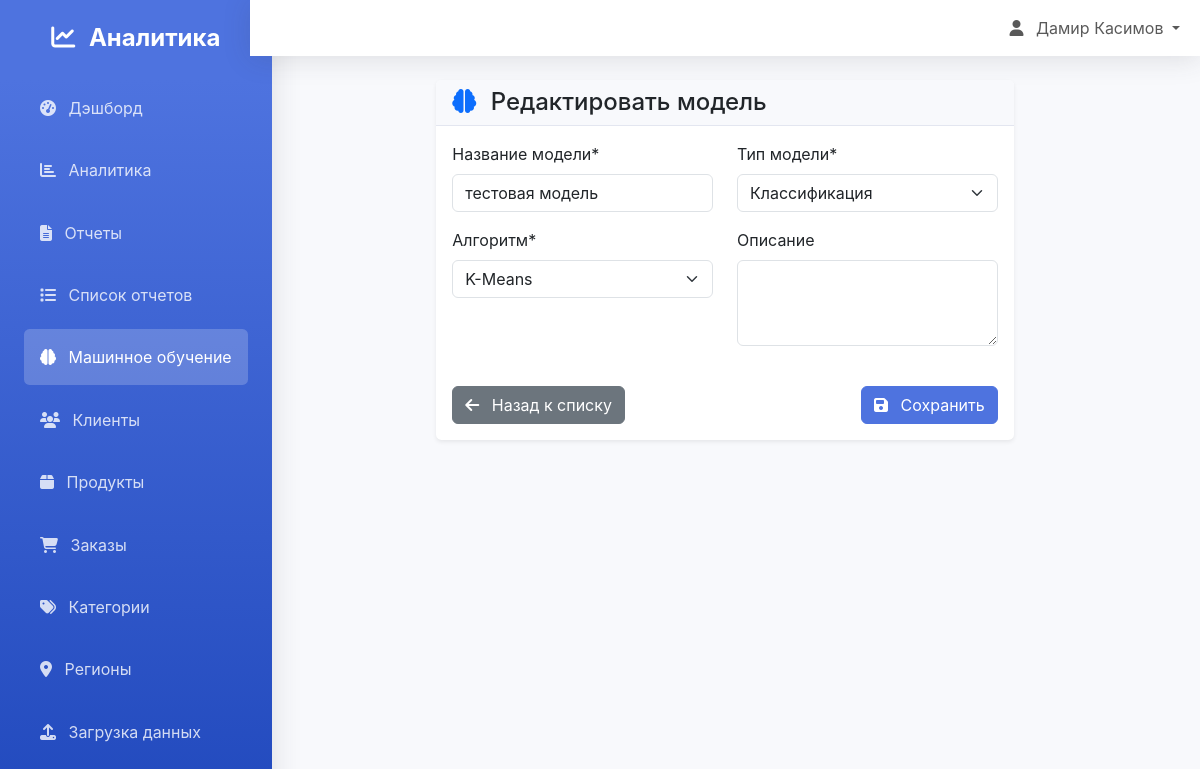
Page /ml/models/6/update/ (signed in) on the committed database.
### analytics/models.py (models this page shows, shortened)
class MLModel(models.Model):
    MODEL_TYPES = [
        ('classification', 'Классификация'),
        ('regression', 'Регрессия'),
        ('clustering', 'Кластеризация'),
        ('forecasting', 'Прогнозирование'),
    ]
    ALGORITHM_CHOICES = [
        ('random_forest', 'Random Forest'),
        ('linear_regression', 'Linear Regression'),
        ('logistic_regression', 'Logistic Regression'),
        ('kmeans', 'K-Means'),
        ('svm', 'Support Vector Machine'),
        ('neural_network', 'Neural Network'),
    ]
    name = models.CharField(max_length=200, verbose_name="Название модели")
    model_type = models.CharField(max_length=20, choices=MODEL_TYPES, verbose_name="Тип модели")
    description = models.TextField(blank=True, verbose_name="Описание")
    algorithm = models.CharField(max_length=100, choices=ALGORITHM_CHOICES, verbose_name="Алгоритм")
    accuracy = models.FloatField(null=True, blank=True, verbose_name="Точность")
    model_file = models.FileField(upload_to='ml_models/', blank=True, null=True, verbose_name="Файл модели")
    created_by = models.ForeignKey(User, on_delete=models.CASCADE, verbose_name="Создатель")
    created_at = models.DateTimeField(auto_now_add=True, verbose_name="Дата создания")
    last_trained = models.DateTimeField(null=True, blank=True, verbose_name="Последнее обучение")
    is_active = models.BooleanField(default=True, verbose_name="Активна")
    class Meta:
        verbose_name = "Модель ML"
        verbose_name_plural = "Модели ML"
        ordering = ['-created_at']

### ml_models/views.py (the view)
# urls.py: path('models/<int:pk>/update/', views.model_update, name='model_update'),
@login_required
def model_update(request, pk):
    from analytics.forms import MLModelForm
    try:
        model = MLModel.objects.get(id=pk, created_by=request.user)
        if request.method == 'POST':
            form = MLModelForm(request.POST, instance=model)
            if form.is_valid():
                form.save()
                messages.success(request, 'Модель успешно обновлена!')
                return redirect('ml_models:model_list')
        else:
            form = MLModelForm(instance=model)
        context = {'form': form, 'model': model}
        return render(request, 'ml_models/model_form.html', context)
    except MLModel.DoesNotExist:
        messages.error(request, 'Модель не найдена')
        return redirect('ml_models:model_list')

### analytics/forms.py
class MLModelForm(forms.ModelForm):
    algorithm = forms.ChoiceField(
        choices=[
            ('random_forest', 'Random Forest'),
            ('linear_regression', 'Linear Regression'),
            ('logistic_regression', 'Logistic Regression'),
            ('kmeans', 'K-Means'),
            ('svm', 'Support Vector Machine'),
            ('neural_network', 'Neural Network'),
        ],
        label="Алгоритм"
    )
    class Meta:
        model = MLModel
        fields = ['name', 'model_type', 'algorithm', 'description']
        widgets = {
            'description': forms.Textarea(attrs={'rows': 3}),
        }

### templates/ml_models/model_form.html (shortened to what this page needs)
{% extends 'base.html' %}
{% load static %}
{% load crispy_forms_tags %}
{% block content %}
<div class="container-fluid">
    <div class="row justify-content-center">
        <div class="col-lg-8">
            <div class="card shadow-sm">
                <div class="card-header">
                    <h4 class="mb-0">
                        <i class="fas fa-brain text-primary me-2"></i>
                        {% if form.instance.pk %}
                            Редактировать модель
                        {% else %}
                            Создать новую модель
                        {% endif %}
                    </h4>
                </div>
                <div class="card-body">
                    <form method="post" novalidate>
                        <div class="row">
                            <div class="col-md-6">
                                {{ form.name|as_crispy_field }}
                            </div>
                            <div class="col-md-6">
                                {{ form.model_type|as_crispy_field }}
                            </div>
                        </div>
                        <div class="row">
                            <div class="col-md-6">
                                {{ form.algorithm|as_crispy_field }}
                            </div>
                            <div class="col-md-6">
                                {{ form.description|as_crispy_field }}
                            </div>
                        </div>
                        <div class="d-flex justify-content-between mt-4">
                            <a href="{% url 'ml_models:model_list' %}" class="btn btn-secondary">
                                <i class="fas fa-arrow-left me-2"></i>
                                Назад к списку
                            </a>
                            <button type="submit" class="btn btn-primary">
                                <i class="fas fa-save me-2"></i>
                                {% if form.instance.pk %}Сохранить{% else %}Создать{% endif %}
                            </button>
                        </div>
                    </form>
                </div>
            </div>
        </div>
    </div>
</div>
{% endblock %}

### templates/base.html (shortened to what this page needs)
<!DOCTYPE html>
<html lang="ru">
<head>
    <link href="https://cdn.jsdelivr.net/npm/bootstrap@5.3.0/dist/css/bootstrap.min.css" rel="stylesheet">
    <link rel="stylesheet" href="https://cdnjs.cloudflare.com/ajax/libs/font-awesome/6.4.0/css/all.min.css">
</head>
<body>
    <nav class="sidebar position-fixed" id="sidebar">
        <div class="p-4">
            <div class="text-center mb-4">
                <h4 class="text-white fw-bold">
                    <i class="fas fa-chart-line me-2"></i>
                    Аналитика
                </h4>
            </div>
            <ul class="nav flex-column">
                <li class="nav-item">
                    <a class="nav-link" href="{% url 'dashboard:dashboard' %}">
                        <i class="fas fa-tachometer-alt me-2"></i>
                        Дэшборд
                    </a>
                </li>
                <li class="nav-item">
                    <a class="nav-link" href="{% url 'dashboard:analytics' %}">
                        <i class="fas fa-chart-bar me-2"></i>
                        Аналитика
                    </a>
                </li>
                <li class="nav-item">
                    <a class="nav-link" href="{% url 'dashboard:reports' %}">
                        <i class="fas fa-file-alt me-2"></i>
                        Отчеты
                    </a>
                </li>
                <li class="nav-item">
                    <a class="nav-link" href="{% url 'analytics:report_list' %}">
                        <i class="fas fa-list me-2"></i>
                        Список отчетов
                    </a>
                </li>
                <li class="nav-item">
                    <a class="nav-link" href="{% url 'ml_models:dashboard' %}">
                        <i class="fas fa-brain me-2"></i>
                        Машинное обучение
                    </a>
                </li>
                <li class="nav-item">
                    <a class="nav-link" href="{% url 'analytics:customer_list' %}">
                        <i class="fas fa-users me-2"></i>
                        Клиенты
                    </a>
                </li>
                <li class="nav-item">
                    <a class="nav-link" href="{% url 'analytics:product_list' %}">
                        <i class="fas fa-box me-2"></i>
                        Продукты
                    </a>
                </li>
                <li class="nav-item">
                    <a class="nav-link" href="{% url 'analytics:order_list' %}">
                        <i class="fas fa-shopping-cart me-2"></i>
                        Заказы
                    </a>
                </li>
                <li class="nav-item">
                    <a class="nav-link" href="{% url 'analytics:category_list' %}">
                        <i class="fas fa-tags me-2"></i>
                        Категории
                    </a>
                </li>
                <li class="nav-item">
                    <a class="nav-link" href="{% url 'analytics:region_list' %}">
                        <i class="fas fa-map-marker-alt me-2"></i>
                        Регионы
                    </a>
                </li>
                <li class="nav-item">
                    <a class="nav-link" href="{% url 'analytics:data_upload' %}">
                        <i class="fas fa-upload me-2"></i>
                        Загрузка данных
                    </a>
                </li>
            </ul>
        </div>
    </nav>
    <div class="main-content">
        <nav class="navbar navbar-expand-lg navbar-light">
            <div class="container-fluid">
                <div class="navbar-nav ms-auto">
                    {% if user.is_authenticated %}
                        <div class="nav-item dropdown">
                            <a class="nav-link dropdown-toggle" href="#" id="navbarDropdown" role="button" data-bs-toggle="dropdown">
                                <i class="fas fa-user me-2"></i>
                                {{ user.get_full_name|default:user.username }}
                            </a>
                        </div>
                    {% else %}
                        <a class="nav-link" href="{% url 'login' %}">
                            <i class="fas fa-sign-in-alt me-2"></i>Войти
                        </a>
                    {% endif %}
                </div>
            </div>
        </nav>
        <div class="container-fluid p-4">
            {% block content %}{% endblock %}
        </div>
    </div>
</body>
</html>

### templates/base.html (style rules this page uses)
:root { --primary-color: #4e73df; --secondary-color: #858796; --success-color: #1cc88a; --info-color: #36b9cc; --warning-color: #f6c23e; --danger-color: #e74a3b; --dark-color: #5a5c69; }
body { font-family: 'Nunito', -apple-system, BlinkMacSystemFont, "Segoe UI", Roboto, "Helvetica Neue", Arial, sans-serif; background-color: #f8f9fc; }
.sidebar { min-height: 100vh; background: linear-gradient(180deg, var(--primary-color) 10%, #224abe 100%); box-shadow: 0 0.15rem 1.75rem 0 rgba(58, 59, 69, 0.15); }
.sidebar .nav-link { color: rgba(255, 255, 255, 0.8); padding: 1rem; border-radius: 0.35rem; margin: 0.2rem 0; transition: all 0.3s ease; }
.sidebar .nav-link.active { color: #fff; background-color: rgba(255, 255, 255, 0.2); }
.main-content { margin-left: 0; transition: margin-left 0.3s ease; }
@media (min-width: 768px) { .main-content { margin-left: 250px; } }
.card { border: none; border-radius: 0.35rem; box-shadow: 0 0.15rem 1.75rem 0 rgba(58, 59, 69, 0.15); }
.card-header { background-color: #f8f9fc; border-bottom: 1px solid #e3e6f0; font-weight: 700; }
.btn-primary { background-color: var(--primary-color); border-color: var(--primary-color); }
.navbar { background-color: #fff; box-shadow: 0 0.15rem 1.75rem 0 rgba(58, 59, 69, 0.15); }

### rows in the picture
MLModel: name "тестовая модель", model_type "Классификация", algorithm "K-Means"

### other values in the picture
{{ user.get_full_name|default:user.username }} "Дамир Касимов"
